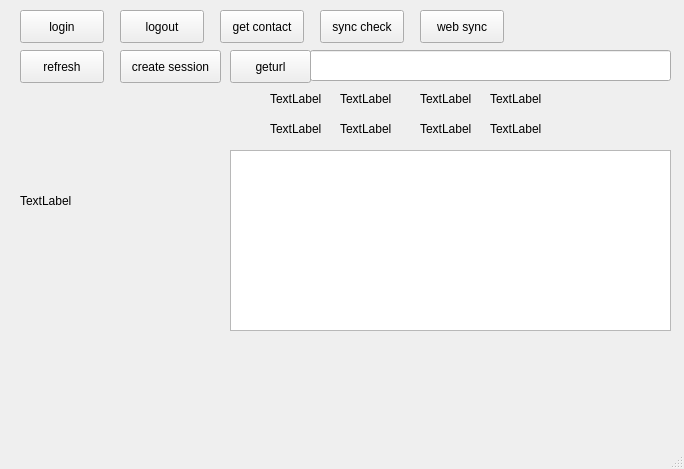
<?xml version="1.0" encoding="UTF-8"?>
<ui version="4.0">
 <class>MainWindow</class>
 <widget class="QMainWindow" name="MainWindow">
  <property name="geometry">
   <rect>
    <x>0</x>
    <y>0</y>
    <width>684</width>
    <height>469</height>
   </rect>
  </property>
  <property name="windowTitle">
   <string>MainWindow</string>
  </property>
  <widget class="QWidget" name="centralwidget">
   <widget class="QPushButton" name="pushButton">
    <property name="geometry">
     <rect>
      <x>20</x>
      <y>10</y>
      <width>84</width>
      <height>33</height>
     </rect>
    </property>
    <property name="text">
     <string>login</string>
    </property>
   </widget>
   <widget class="QLabel" name="label">
    <property name="geometry">
     <rect>
      <x>20</x>
      <y>100</y>
      <width>201</width>
      <height>201</height>
     </rect>
    </property>
    <property name="text">
     <string>TextLabel</string>
    </property>
   </widget>
   <widget class="QLabel" name="label_2">
    <property name="geometry">
     <rect>
      <x>270</x>
      <y>90</y>
      <width>54</width>
      <height>17</height>
     </rect>
    </property>
    <property name="text">
     <string>TextLabel</string>
    </property>
   </widget>
   <widget class="QLabel" name="label_3">
    <property name="geometry">
     <rect>
      <x>340</x>
      <y>90</y>
      <width>141</width>
      <height>17</height>
     </rect>
    </property>
    <property name="text">
     <string>TextLabel</string>
    </property>
   </widget>
   <widget class="QLabel" name="label_4">
    <property name="geometry">
     <rect>
      <x>270</x>
      <y>120</y>
      <width>54</width>
      <height>17</height>
     </rect>
    </property>
    <property name="text">
     <string>TextLabel</string>
    </property>
   </widget>
   <widget class="QLabel" name="label_5">
    <property name="geometry">
     <rect>
      <x>340</x>
      <y>120</y>
      <width>141</width>
      <height>17</height>
     </rect>
    </property>
    <property name="text">
     <string>TextLabel</string>
    </property>
   </widget>
   <widget class="QLabel" name="label_6">
    <property name="geometry">
     <rect>
      <x>420</x>
      <y>90</y>
      <width>54</width>
      <height>17</height>
     </rect>
    </property>
    <property name="text">
     <string>TextLabel</string>
    </property>
   </widget>
   <widget class="QLabel" name="label_7">
    <property name="geometry">
     <rect>
      <x>490</x>
      <y>90</y>
      <width>141</width>
      <height>17</height>
     </rect>
    </property>
    <property name="text">
     <string>TextLabel</string>
    </property>
   </widget>
   <widget class="QLabel" name="label_8">
    <property name="geometry">
     <rect>
      <x>420</x>
      <y>120</y>
      <width>54</width>
      <height>17</height>
     </rect>
    </property>
    <property name="text">
     <string>TextLabel</string>
    </property>
   </widget>
   <widget class="QLabel" name="label_9">
    <property name="geometry">
     <rect>
      <x>490</x>
      <y>120</y>
      <width>141</width>
      <height>17</height>
     </rect>
    </property>
    <property name="text">
     <string>TextLabel</string>
    </property>
   </widget>
   <widget class="QPushButton" name="pushButton_2">
    <property name="geometry">
     <rect>
      <x>120</x>
      <y>10</y>
      <width>84</width>
      <height>33</height>
     </rect>
    </property>
    <property name="text">
     <string>logout</string>
    </property>
   </widget>
   <widget class="QPushButton" name="pushButton_3">
    <property name="geometry">
     <rect>
      <x>220</x>
      <y>10</y>
      <width>84</width>
      <height>33</height>
     </rect>
    </property>
    <property name="text">
     <string>get contact</string>
    </property>
   </widget>
   <widget class="QPushButton" name="pushButton_4">
    <property name="geometry">
     <rect>
      <x>320</x>
      <y>10</y>
      <width>84</width>
      <height>33</height>
     </rect>
    </property>
    <property name="text">
     <string>sync check</string>
    </property>
   </widget>
   <widget class="QPushButton" name="pushButton_5">
    <property name="geometry">
     <rect>
      <x>420</x>
      <y>10</y>
      <width>84</width>
      <height>33</height>
     </rect>
    </property>
    <property name="text">
     <string>web sync</string>
    </property>
   </widget>
   <widget class="QPushButton" name="pushButton_6">
    <property name="geometry">
     <rect>
      <x>20</x>
      <y>50</y>
      <width>84</width>
      <height>33</height>
     </rect>
    </property>
    <property name="text">
     <string>refresh</string>
    </property>
   </widget>
   <widget class="QPlainTextEdit" name="plainTextEdit">
    <property name="geometry">
     <rect>
      <x>230</x>
      <y>150</y>
      <width>441</width>
      <height>181</height>
     </rect>
    </property>
   </widget>
   <widget class="QPushButton" name="pushButton_7">
    <property name="geometry">
     <rect>
      <x>120</x>
      <y>50</y>
      <width>101</width>
      <height>33</height>
     </rect>
    </property>
    <property name="text">
     <string>create session</string>
    </property>
   </widget>
   <widget class="QPushButton" name="pushButton_8">
    <property name="geometry">
     <rect>
      <x>230</x>
      <y>50</y>
      <width>81</width>
      <height>33</height>
     </rect>
    </property>
    <property name="text">
     <string>geturl</string>
    </property>
   </widget>
   <widget class="QLineEdit" name="lineEdit">
    <property name="geometry">
     <rect>
      <x>310</x>
      <y>50</y>
      <width>361</width>
      <height>31</height>
     </rect>
    </property>
   </widget>
  </widget>
  <widget class="QMenuBar" name="menubar">
   <property name="geometry">
    <rect>
     <x>0</x>
     <y>0</y>
     <width>684</width>
     <height>29</height>
    </rect>
   </property>
  </widget>
  <widget class="QStatusBar" name="statusbar"/>
 </widget>
 <resources/>
 <connections/>
</ui>
